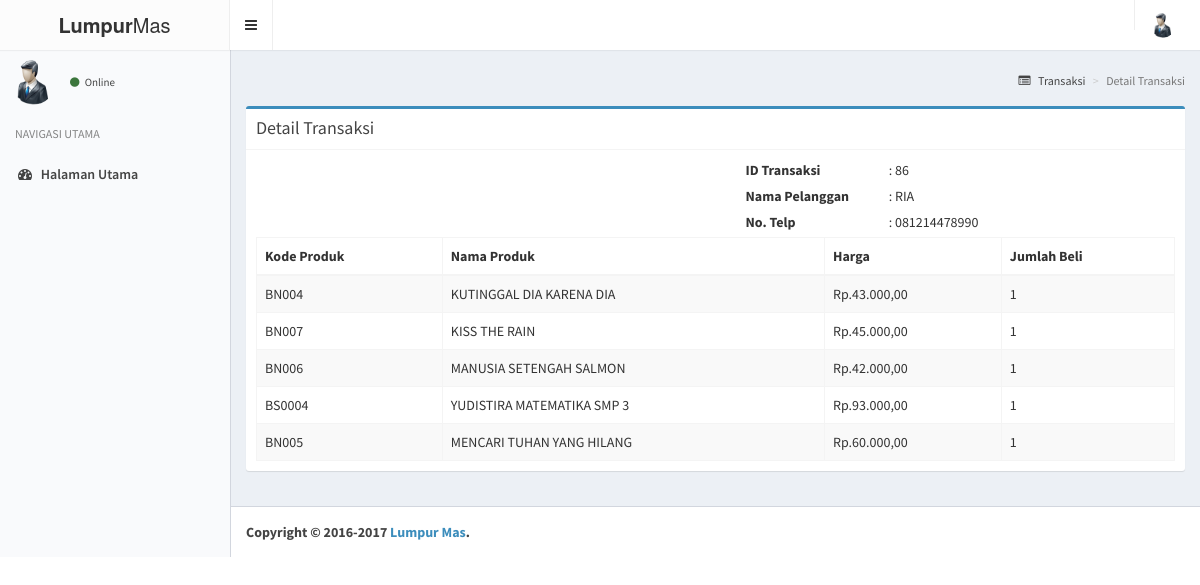
Page /asset/transaksi/detail.php?id_transaksi=86 on the committed database.
### tables this page shows
CREATE TABLE IF NOT EXISTS `detail_transaksi` (
  `id_transaksi` int(11) NOT NULL,
  `id_produk` int(11) NOT NULL,
  `jumlah_beli` int(3) NOT NULL,
  KEY `constraint_id_transaksi` (`id_transaksi`),
  KEY `constraint_id_produk` (`id_produk`)
);

CREATE TABLE IF NOT EXISTS `produk` (
  `id_produk` int(11) NOT NULL AUTO_INCREMENT,
  `nama_produk` varchar(50) NOT NULL,
  `harga` int(11) DEFAULT NULL,
  `status_produk` char(2) DEFAULT 'TD',
  `diskon` int(2) NOT NULL DEFAULT '0',
  `url` varchar(255) DEFAULT 'default.jpg',
  `status_hapus` char(1) DEFAULT '1',
  `id_kategori` int(11) DEFAULT NULL,
  `kode_produk` varchar(8) DEFAULT NULL,
  PRIMARY KEY (`id_produk`),
  UNIQUE KEY `kode_produk` (`kode_produk`),
  KEY `constraint_id_kategori` (`id_kategori`)
);

### asset/transaksi/detail.php (the view, shortened to what this page needs)
<?php
	include '../../koneksi/koneksi.php';
	$id_transaksi = $_GET['id_transaksi'];
	$sql = "SELECT DISTINCT nama_garansi, telp_garansi FROM detail_transaksi, transaksi WHERE detail_transaksi.id_transaksi='$id_transaksi' AND transaksi.id_transaksi=detail_transaksi.id_transaksi";
	$stmt = $db->prepare($sql);
	$stmt->execute();
	$stmt->bind_result($nama_garansi, $telp_garansi);
	?>
	<section class="content-header">
	  	<h1>
	  	</h1>
	  	<ol class="breadcrumb">
	    	<li><a href="../transaksi/"><i class="fa fa-list-alt"></i> Transaksi</a></li>
	    	<li class="active">Detail Transaksi</li>
	  	</ol>
	</section>
    <section class="content">
      	<div class="row">
        	<div class="col-xs-12">
        		<div class="box box-primary">
            		<div class="box-header with-border">
              			<h3 class="box-title">Detail Transaksi</h3>
            		</div>
		            <div class="box-body">
		            	<div class="col-md-6"></div>
			        	<div class="col-md-6">
			        		<fieldset>
			        			<div class="col-md-4">
			        				<label>ID Transaksi</label>
			        			</div>
			        			<div class="col-md-8">
			        				<?php echo " : " . $id_transaksi; ?>
			        			</div>
			        			<div class="col-md-12"></div>
			        			<div class="col-md-4">
			        				<label>Nama Pelanggan</label>
			        			</div>
			        			<div class="col-md-8">
			        				<?php echo " : " . strtoupper($nama_garansi); ?>
			        			</div>
			        			<div class="col-md-12"></div>
			        			<div class="col-md-4">
			        				<label>No. Telp</label>
			        			</div>
			        			<div class="col-md-8">
			        				<?php echo " : " . $telp_garansi; ?>
			        			</div>
			        		</fieldset>
			        	</div>
				        <table id="example1" class="table table-bordered table-striped">
							<thead>
								<tr>
									<th>Kode Produk</th>
									<th>Nama Produk</th>
									<th>Harga</th>
									<th>Jumlah Beli</th>
								</tr>
							</thead>
							<tbody>
								<?php
								$sql = "SELECT detail_transaksi.id_transaksi, detail_transaksi.id_produk, jumlah_beli, nama_garansi, telp_garansi, nama_produk, kode_produk, harga FROM detail_transaksi, transaksi, produk WHERE detail_transaksi.id_transaksi='$id_transaksi' AND transaksi.id_transaksi=detail_transaksi.id_transaksi AND detail_transaksi.id_produk=produk.id_produk";
								$stmt = $db->prepare($sql);
								$stmt->execute();
								$stmt->bind_result($id_transaksi, $id_produk, $jumlah_beli, $nama_garansi, $telp_garansi, $nama_produk, $kode_produk, $harga);
								while ($stmt->fetch()) {
								?>
								<tr>
									<td><?php echo strtoupper($kode_produk); ?></td>
									<td><?php echo strtoupper($nama_produk); ?></td>
									<td>
										<?php
											$jumlah_desimal ="2";
											$pemisah_desimal =",";
											$pemisah_ribuan =".";
											echo "Rp." .number_format($harga, $jumlah_desimal, $pemisah_desimal, $pemisah_ribuan);
										?>
									</td>
									<td><?php echo $jumlah_beli; ?></td>
								</tr>
								<?php
								}
								?>
							</tbody>
						</table>
				    </div>
				</div>
			</div>
		</div>
	</section>

### rows in the picture
detail_transaksi: id_produk.kode_produk "BN004", id_produk.nama_produk "KUTINGGAL DIA KARENA DIA", id_produk.harga "43.000,00", jumlah_beli "1"
detail_transaksi: id_produk.kode_produk "BN007", id_produk.nama_produk "KISS THE RAIN", id_produk.harga "45.000,00", jumlah_beli "1"
detail_transaksi: id_produk.kode_produk "BN006", id_produk.nama_produk "MANUSIA SETENGAH SALMON", id_produk.harga "42.000,00", jumlah_beli "1"
detail_transaksi: id_produk.kode_produk "BS0004", id_produk.nama_produk "YUDISTIRA MATEMATIKA SMP 3", id_produk.harga "93.000,00", jumlah_beli "1"
detail_transaksi: id_produk.kode_produk "BN005", id_produk.nama_produk "MENCARI TUHAN YANG HILANG", id_produk.harga "60.000,00", jumlah_beli "1"

### other values in the picture
$id_transaksi "86"
$nama_garansi "RIA"
$telp_garansi "081214478990"
